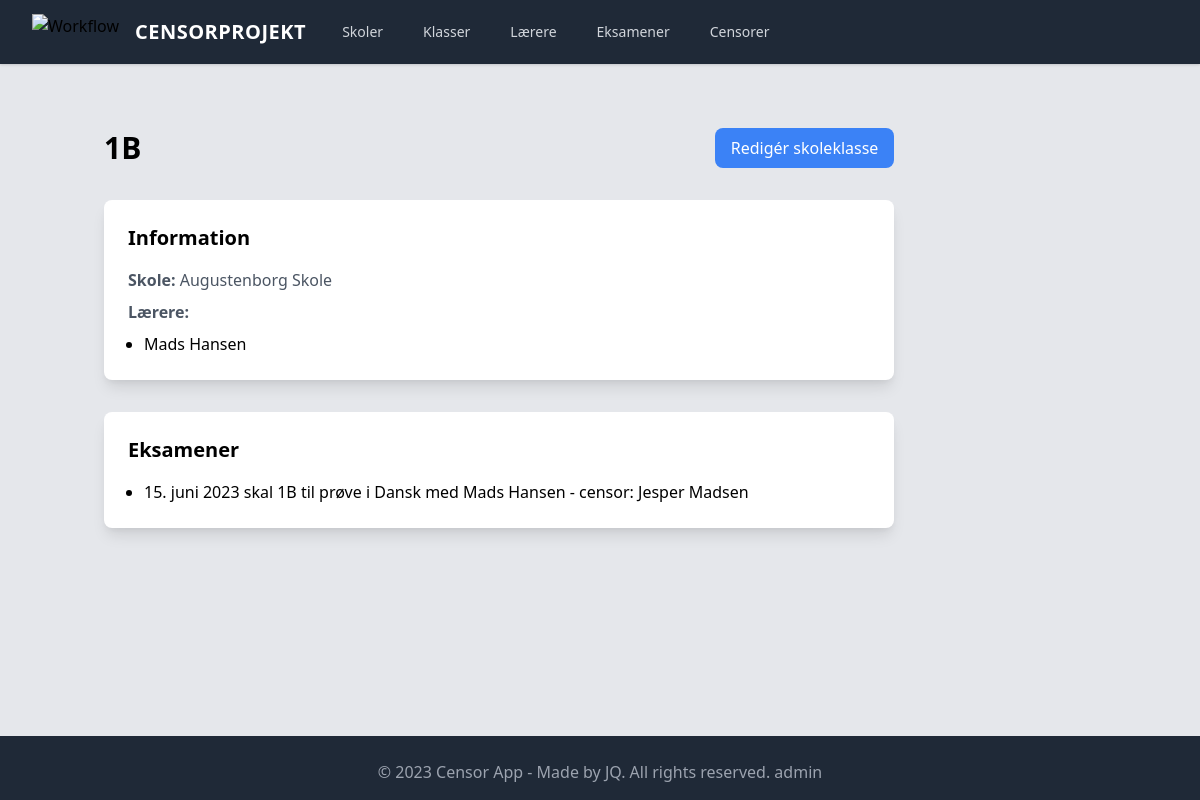
Page /skoleklasse/2/ on the committed database.
### censor_app/models.py (models this page shows, shortened)
class Skoleklasse(models.Model):
    navn = models.CharField(max_length=50)
    skole = models.ForeignKey(Skole, blank=True, null=True, on_delete=models.CASCADE)
    lærere = models.ManyToManyField(Lærer, blank=True, related_name="klasser")
    def __str__(self):
        return self.navn
    class Meta:
        verbose_name_plural = "Skoleklasser"

class Skole(models.Model):
    navn = models.CharField(max_length=200)
    adresse = models.CharField(max_length=200)
    def __str__(self):
        return self.navn
    class Meta:
        verbose_name_plural = "Skoler"

class Lærer(models.Model):
    navn = models.CharField(max_length=200)
    email = models.EmailField(blank=True, null=True)
    skole = models.ForeignKey(
        Skole,
        on_delete=models.CASCADE,
        related_name="personale",
        blank=True,
        null=True,
    )
    def __str__(self):
        return self.navn
    class Meta:
        verbose_name_plural = "Lærere"

class Eksamen(models.Model):
    navn = models.CharField(max_length=200)  # fag
    dato = models.DateField(blank=True, null=True, default=timezone.now)
    skole = models.ForeignKey(
        Skole, blank=True, null=True, on_delete=models.CASCADE, related_name="eksamener"
    )
    skoleklasse = models.ForeignKey(
        Skoleklasse, blank=True, null=True, on_delete=models.CASCADE
    )
    lærer = models.ForeignKey(Lærer, on_delete=models.SET_NULL, blank=True, null=True)
    censor = models.ForeignKey(Censor, on_delete=models.SET_NULL, blank=True, null=True)
    class Meta:
        verbose_name_plural = "Eksamener"

class Censor(models.Model):
    navn = models.CharField(max_length=200)
    fag = models.CharField(max_length=200)
    skole = models.ForeignKey(
        Skole, blank=True, null=True, on_delete=models.CASCADE, related_name="censorer"
    )
    email = models.EmailField()
    def __str__(self):
        return self.navn
    class Meta:
        verbose_name_plural = "Censorer"

### censor_app/views.py (the view)
class SkoleklasseDetail(DetailView):
    model = Skoleklasse
    template_name_suffix = "_detail"

### templates/censor_app/skoleklasse_detail.html
{% extends 'censor_app/base.html' %} {% block content %}
<div class="flex justify-between items-center mb-8">
  <h1 class="text-3xl font-bold">{{ skoleklasse.navn }}</h1>
  <a
    href="{% url 'skoleklasse_update' skoleklasse.pk %}"
    class="bg-blue-500 text-white px-4 py-2 rounded-lg"
    >Redigér skoleklasse</a
  >
</div>
<div class="bg-white shadow-lg rounded-lg p-6 mb-8">
  <h2 class="text-xl font-semibold mb-4">Information</h2>
  <p class="text-gray-600 mb-2">
    <strong>Skole:</strong> {{ skoleklasse.skole }}
  </p>
  <p class="text-gray-600 mb-2"><strong>Lærere:</strong></p>
  <ul class="list-disc ml-4">
    {% for lærer in skoleklasse.lærere.all %}
    <li>{{ lærer.navn }}</li>
    {% endfor %}
  </ul>
</div>
<div class="bg-white shadow-lg rounded-lg p-6">
  <h2 class="text-xl font-semibold mb-4">Eksamener</h2>
  {% if skoleklasse.eksamen_set.all %}
  <ul class="list-disc ml-4">
    {% for eksamen in skoleklasse.eksamen_set.all %}
    <li>
      <span>{{ eksamen.dato }} skal </span>
      <span>{{ eksamen.skoleklasse }} til prøve i </span>
      <span>{{ eksamen.navn }} med </span>
      <span>{{ eksamen.lærer }} - censor: </span>
      <span>{{ eksamen.censor }}</span>
    </li>
    {% endfor %}
  </ul>
  {% else %}
  <p class="text-gray-600">Ingen eksamener tilknyttet denne klasse.</p>
  {% endif %}
</div>
{% endblock %}

### rows in the picture
Skoleklasse: navn "1B", skole "Augustenborg Skole"
Lærer: navn "Mads Hansen"
Eksamen: dato "15. juni 2023", skoleklasse "1B", navn "Dansk", lærer "Mads Hansen", censor "Jesper Madsen"
